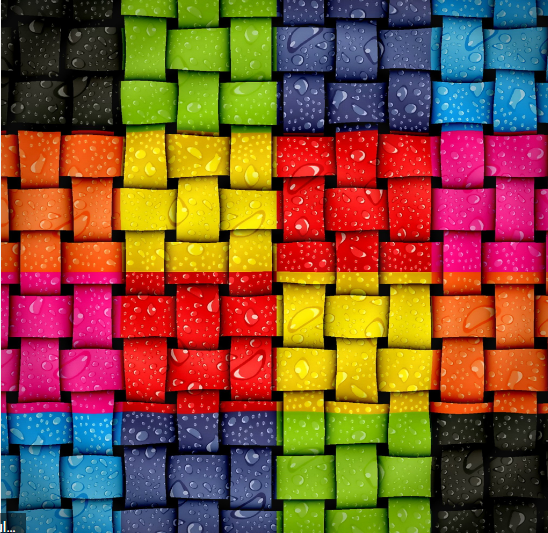
%> input picture Digital image processing using octave/DIP_chapter_five/img.png, 548 x 533 px
$ octave DIP_ch5.m   (GNU Octave 9; MATLAB toolbox functions it lacks are replaced by stand-ins)
%> lines starting %> are read from the running program, lines starting %| are printed output that depends on the picture
pkg load image;
img = imread('img.png');
%> img is the input picture: size 533x548x3 uint8; mean R, G, B 130.4, 82.8, 52
img = im2double(img);
%> img: size 533x548x3 double
imshow(img);
title('Original Image');

#raging (Box) Filter
#Applying a 3x3 Averaging Filter
kernel = ones(3,3)/9;
avg_filtered = imfilter(img, kernel);
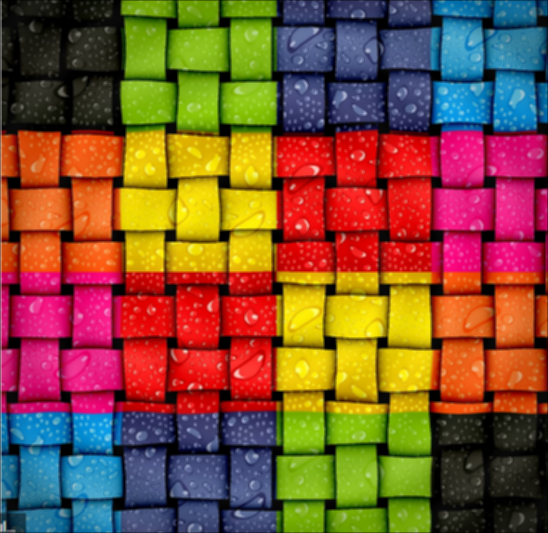
%> avg_filtered: size 533x548x3 double; mean R, G, B 0.51, 0.324, 0.203
imshow(avg_filtered);
title('Averaging Filter (3x3)');

#Applying Gaussian Filter
#Gaussian Filtering
gauss_filtered = imgaussfilt(img, 1);
imshow(gauss_filtered);
title('Gaussian Filter (Sigma = 1)');


#Median Filtering
pkg load image
img = imread('img.png');

% Convert to grayscale if RGB
if ndims(img) == 3
    img_gray = rgb2gray(img);
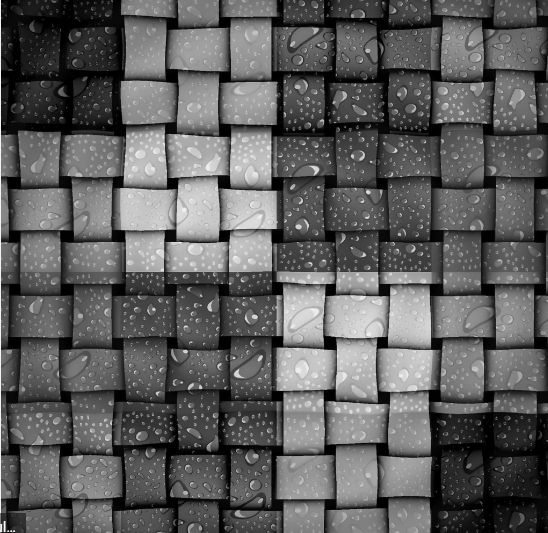
%> img_gray: size 533x548 uint8; min 0, max 250, mean 93.5
else
    img_gray = img;
end

% Apply median filter
median_filtered = medfilt2(img_gray);
imshow(median_filtered);
title('Median Filtered Image');


laplacian_kernel = [0 -1 0; -1 4 -1; 0 -1 0];
laplacian_img = imfilter(img, laplacian_kernel);
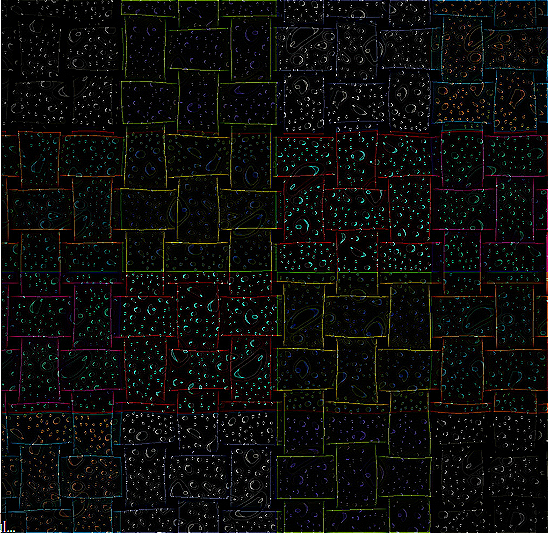
%> laplacian_img: size 533x548x3 uint8; mean R, G, B 12.8, 12.8, 11.5
sharpened_img = img + laplacian_img;
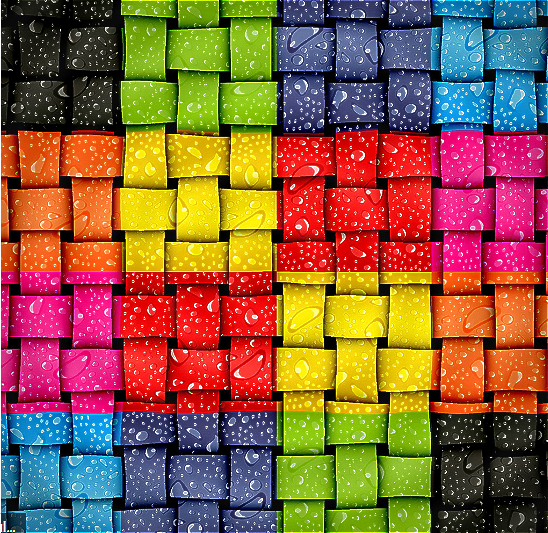
%> sharpened_img: size 533x548x3 uint8; mean R, G, B 139.4, 93, 61.7
imshow(sharpened_img);
title('Sharpened Image (Laplacian)');


%erforming 2D Correlation
% Define your kernel (example: 3x3 averaging filter)
kernel = ones(3,3) / 9;
% Apply convolution
corr_output = conv2(double(img_gray), kernel, 'same');
% Display result
imshow(corr_output, []);
title('Correlation Output');


sobel_x = [-1 0 1; -2 0 2; -1 0 1];
sobel_y = [-1 -2 -1; 0 0 0; 1 2 1];
gx = imfilter(img, sobel_x);
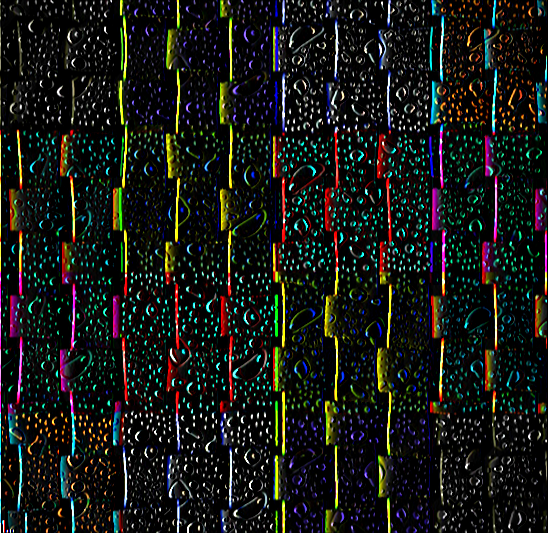
%> gx: size 533x548x3 uint8; mean R, G, B 23.9, 26, 22.4
gy = imfilter(img, sobel_y);
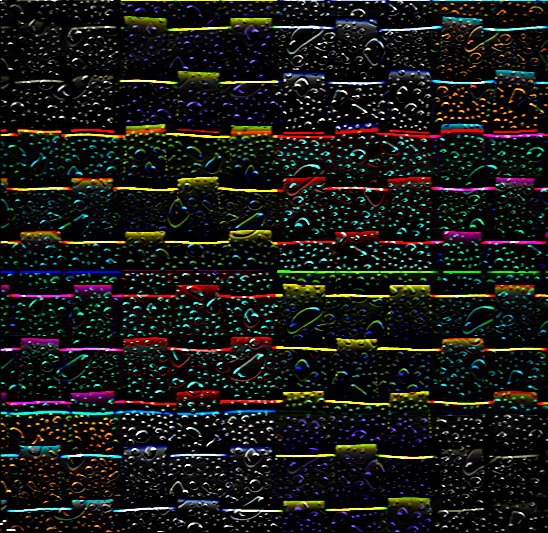
%> gy: size 533x548x3 uint8; mean R, G, B 23.7, 25.2, 21
gradient_magnitude = sqrt(gx.^2 + gy.^2);
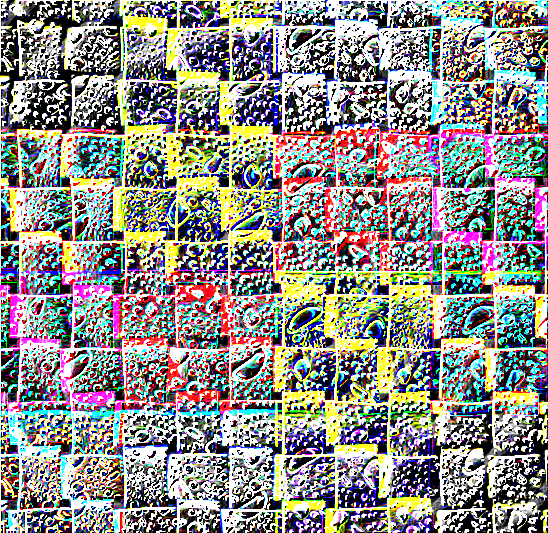
%> gradient_magnitude: size 533x548x3 double; mean R, G, B 9.13, 8.99, 8.75; drawn with min black and max white
imshow(gradient_magnitude, []);
title('Edge Detection using Sobel');
